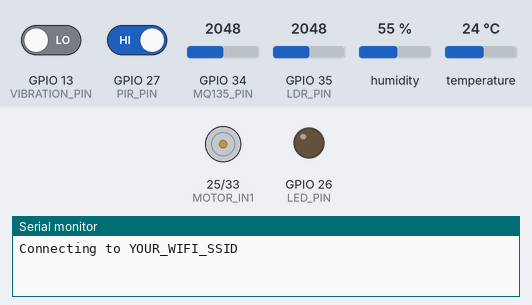
The sketch below on a simulated ESP32. Parts: motor-driver pin pairs drawn as motors (green arrow = first pin HIGH = forward, orange = second pin HIGH = backward, longer = more drive, scaled by the enable pin), output pins drawn as LEDs (lit = HIGH), the last lines printed to the serial monitor. Inputs (shaded band) come from the test bench; at power-on: GPIO 13 (VIBRATION_PIN) LOW, GPIO 27 (PIR_PIN) HIGH, GPIO 34 (MQ135_PIN) = 2048, GPIO 35 (LDR_PIN) = 2048, humidity 55 %, temperature 24 °C. WiFi joins after 1.5 s; servers stay silent unless stated; uploads are accepted with an empty reply.

Above: at 0.6 s.
At 60.1 s:
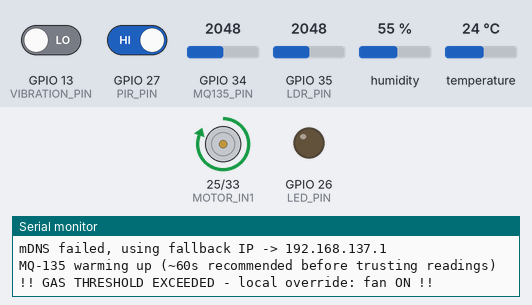
Timing chart, 0 to 61.6 s (numbered marks = the images above):
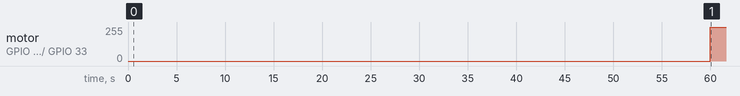

The sketch:

ARIA_firmware.ino
```cpp
/*
 * ARIA - Adaptive Room Intelligence & Automation
 * ESP32 Firmware (Single Node)
 *
 * Responsibilities:
 *  - First-boot WiFi setup via captive portal (WiFiManager)
 *  - Read DHT22 (temp/humidity), MQ-135 (gas), LDR (light), PIR/IR (motion)
 *  - EDGE-FIRST SAFETY: if gas exceeds threshold, react locally and
 *    immediately (fan ON) without waiting on the backend server.
 *  - POST readings to backend every few seconds (mDNS: aria.local)
 *  - Poll backend for manual/remote override commands (LED, fan)
 *  - Drive LED directly via GPIO, drive DC motor via L298N module
 *
 * Libraries required (install via Arduino Library Manager):
 *  - WiFiManager by tzapu
 *  - DHT sensor library by Adafruit (+ Adafruit Unified Sensor dependency)
 *  - ArduinoJson by Benoit Blanchon
 *  - ESPmDNS (bundled with ESP32 board package)
 */

#include <WiFi.h>
// #include <WiFiManager.h>  // not needed — using hardcoded hotspot credentials
#include <ESPmDNS.h>
#include <HTTPClient.h>
#include <ArduinoJson.h>
#include <DHT.h>

// ---------------- PIN MAPPING ----------------
#define DHTPIN        4      // DHT22 data pin
#define DHTTYPE       DHT22
#define MQ135_PIN     34     // Analog (ADC1)
#define LDR_PIN       35     // Analog (ADC1)
#define PIR_PIN       27     // Digital input
#define VIBRATION_PIN 13     // SW-804 vibration sensor, digital input
#define LED_PIN       26     // Digital output (light actuator)
#define MOTOR_IN1     25     // L298N IN1  NMBBBBBV
#define MOTOR_IN2     33     // L298N IN2
#define MOTOR_ENA     32     // L298N ENA (PWM speed, tie HIGH or PWM)

// ---------------- CONFIG ----------------
const char* WIFI_SSID         = "YOUR_WIFI_SSID";
const char* WIFI_PASSWORD     = "YOUR_WIFI_PASSWORD";

// Fallback IP — used only when mDNS resolution of "aria" fails.
// 192.168.137.1 is the default gateway for Windows Mobile Hotspot.
const char* FALLBACK_SERVER_IP = "192.168.137.1";
const int   SERVER_PORT        = 5000;

const unsigned long POST_INTERVAL_MS   = 5000;   // send readings every 5s
const unsigned long COMMAND_POLL_MS    = 3000;   // check for overrides every 3s
const float GAS_SAFETY_THRESHOLD       = 1800.0; // raw ADC value - CALIBRATE THIS

DHT dht(DHTPIN, DHTTYPE);

// Resolved server IP — filled once during setup via mDNS or fallback
String resolvedServerIP = "";

unsigned long lastPostTime = 0;
unsigned long lastCommandPoll = 0;
unsigned long lastDhtTime = 0;
float lastTemp = -1;
float lastHum = -1;
bool latchedVibration = false;
bool latchedMotion = false;
bool localGasOverrideActive = false;

// ---------------- mDNS SERVER DISCOVERY ----------------
// Tries to resolve "aria.local" so the ESP32 can find the backend
// on ANY network without a hardcoded IP. Falls back to the known
// Windows Mobile Hotspot gateway if mDNS doesn't work (some mobile
// hotspots block multicast traffic).
void resolveServer() {
  Serial.println("Resolving backend via mDNS (aria.local)...");
  IPAddress serverIP = MDNS.queryHost("aria", 5000);  // 5-second timeout

  if (serverIP != IPAddress(0, 0, 0, 0)) {
    resolvedServerIP = serverIP.toString();
    Serial.print("mDNS resolved aria.local -> ");
    Serial.println(resolvedServerIP);
  } else {
    resolvedServerIP = String(FALLBACK_SERVER_IP);
    Serial.print("mDNS failed, using fallback IP -> ");
    Serial.println(resolvedServerIP);
  }
}

// ---------------- SETUP ----------------
void setup() {
  Serial.begin(115200);
  delay(500);

  pinMode(PIR_PIN, INPUT);
  pinMode(VIBRATION_PIN, INPUT);
  pinMode(LED_PIN, OUTPUT);
  pinMode(MOTOR_IN1, OUTPUT);
  pinMode(MOTOR_IN2, OUTPUT);
  pinMode(MOTOR_ENA, OUTPUT);
  digitalWrite(LED_PIN, LOW);
  motorStop();

  dht.begin();

  // ---- Connect to WiFi ----
  Serial.print("Connecting to ");
  Serial.println(WIFI_SSID);

  // LOWER WIFI POWER TO PREVENT BROWNOUT REBOOTS ON EXTERNAL POWER
  WiFi.setTxPower(WIFI_POWER_8_5dBm);

  WiFi.begin(WIFI_SSID, WIFI_PASSWORD);

  int retries = 0;
  while (WiFi.status() != WL_CONNECTED && retries < 40) {
    delay(500);
    Serial.print(".");
    retries++;
  }

  if (WiFi.status() != WL_CONNECTED) {
    Serial.println("\nFailed to connect to WiFi, restarting...");
    delay(3000);
    ESP.restart();
  }
  Serial.println();

  Serial.print("Connected to WiFi. IP: ");
  Serial.println(WiFi.localIP());

  // ---- mDNS: register this node and discover the backend ----
  if (!MDNS.begin("aria-node")) {
    Serial.println("mDNS responder failed to start (non-fatal)");
  }

  resolveServer();

  Serial.println("MQ-135 warming up (~60s recommended before trusting readings)");
}

// ---------------- MAIN LOOP ----------------
void loop() {
  if (WiFi.status() != WL_CONNECTED) {
    Serial.println("WiFi lost, attempting reconnect...");
    WiFi.reconnect();
    delay(2000);
    if (WiFi.status() == WL_CONNECTED) {
      resolveServer();  // re-discover backend after reconnect
    }
    return;
  }

  // Fast poll for quick events (vibration pulses and IR triggers)
  if (digitalRead(VIBRATION_PIN) == HIGH) {
    latchedVibration = true;
  }
  // User noted they have an IR sensor (usually Active LOW) that was "always on"
  if (digitalRead(PIR_PIN) == LOW) {
    latchedMotion = true;
  }

  // DHT22 requires at least 2 seconds between readings, otherwise it returns NaN (flaky)
  if (millis() - lastDhtTime >= 2000 || lastDhtTime == 0) {
    lastDhtTime = millis();
    lastTemp = dht.readTemperature();
    lastHum = dht.readHumidity();
  }

  // Read analog sensors for safety loop
  int gasRaw = analogRead(MQ135_PIN);

  // The user's LDR circuit is pulling the voltage down when exposed to light.
  // We invert the 12-bit ADC value (0-4095) in software so that:
  // Dark = 0, Bright = 4095.
  int lightRaw = 4095 - analogRead(LDR_PIN);

  // ---------------------------------------------------------
  // EDGE-FIRST SAFETY LOGIC
  // This does NOT wait for the server. If gas exceeds a safe
  // threshold, the fan is triggered locally and immediately.
  // ---------------------------------------------------------
  // Important: MQ-135 reads artificially HIGH during its first 60 seconds
  // of heating up. We MUST ignore it during this time, otherwise the motor
  // turns on instantly at boot, draws huge stall current, and restarts the ESP32!
  if (millis() > 60000 && gasRaw > GAS_SAFETY_THRESHOLD) {
    if (!localGasOverrideActive) {
      Serial.println("!! GAS THRESHOLD EXCEEDED - local override: fan ON !!");
      motorForward();
      localGasOverrideActive = true;
    }
  } else if (localGasOverrideActive && gasRaw <= GAS_SAFETY_THRESHOLD) {
    // Only release the local override once levels drop back down.
    Serial.println("Gas levels normalized - releasing local override");
    motorStop();
    localGasOverrideActive = false;
  }

  // ---- POST readings to backend on interval ----
  if (millis() - lastPostTime >= POST_INTERVAL_MS) {
    lastPostTime = millis();
    postReadings(lastTemp, lastHum, gasRaw, lightRaw, latchedMotion, latchedVibration);

    // Clear latches after successfully attempting to post
    latchedVibration = false;
    latchedMotion = false;
  }

  // ---- Poll backend for manual/remote commands on interval ----
  // (skipped while a local safety override is active, so the
  // dashboard cannot accidentally switch the fan off during a
  // real gas event)
  if (!localGasOverrideActive && millis() - lastCommandPoll >= COMMAND_POLL_MS) {
    lastCommandPoll = millis();
    pollCommands();
  }

  // Remove large delay to allow fast polling of vibration/IR sensors
  delay(10);
}

// ---------------- ACTUATOR HELPERS ----------------
void motorForward() {
  digitalWrite(MOTOR_IN1, HIGH);
  digitalWrite(MOTOR_IN2, LOW);
  digitalWrite(MOTOR_ENA, HIGH);
}

void motorStop() {
  digitalWrite(MOTOR_IN1, LOW);
  digitalWrite(MOTOR_IN2, LOW);
  digitalWrite(MOTOR_ENA, LOW);
}

void setLED(bool on) {
  digitalWrite(LED_PIN, on ? HIGH : LOW);
}

// ---------------- NETWORKING ----------------
String serverBaseUrl() {
  return "http://" + resolvedServerIP + ":" + String(SERVER_PORT);
}

void postReadings(float temperature, float humidity, int gasRaw, int lightRaw, bool motion, bool vibration) {
  HTTPClient http;
  String url = serverBaseUrl() + "/api/readings";
  http.begin(url);
  http.addHeader("Content-Type", "application/json");

  StaticJsonDocument<256> doc;
  doc["temperature"] = isnan(temperature) ? -1 : temperature;
  doc["humidity"]     = isnan(humidity) ? -1 : humidity;
  doc["gas_raw"]       = gasRaw;
  doc["light_raw"]     = lightRaw;
  doc["motion"]        = motion;
  doc["vibration"]     = vibration;
  doc["local_gas_override"] = localGasOverrideActive;

  String payload;
  serializeJson(doc, payload);

  int code = http.POST(payload);
  if (code <= 0) {
    Serial.print("POST /api/readings failed: ");
    Serial.println(http.errorToString(code));
  }
  http.end();
}

void pollCommands() {
  HTTPClient http;
  String url = serverBaseUrl() + "/api/commands";
  http.begin(url);
  int code = http.GET();

  if (code == 200) {
    String response = http.getString();
    StaticJsonDocument<128> doc;
    DeserializationError err = deserializeJson(doc, response);
    if (!err) {
      if (doc.containsKey("led")) {
        setLED(doc["led"].as<bool>());
      }
      if (doc.containsKey("fan")) {
        bool fanOn = doc["fan"].as<bool>();
        fanOn ? motorForward() : motorStop();
      }
    }
  }
  http.end();
}
```

Measured:
- by itself, motor on GPIO 25 (MOTOR_IN1) / GPIO 33 (MOTOR_IN2): stopped → forward 255/255 at 60.0 s
